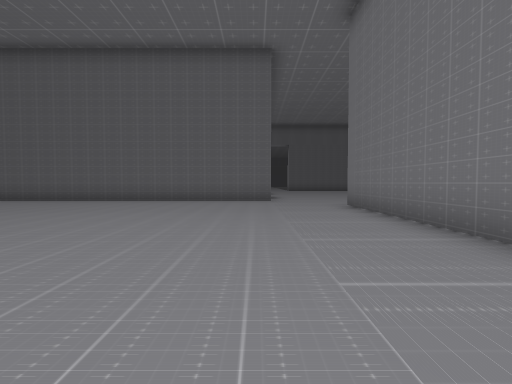
view 1 (above)

20 first-person views from a walk through a 3-D level made in the Unity game engine. The camera is 1.2 m above the floor, tilts 2° down and sees 90° across. The floor is counted in squares, 2 m on a side. Each view is taken from the middle of a square. On the plan, view 1 faces up. The plan holds only what a view shows up to about 9 squares ahead; the rest is blank. The place goes on beyond the plan.

view 2
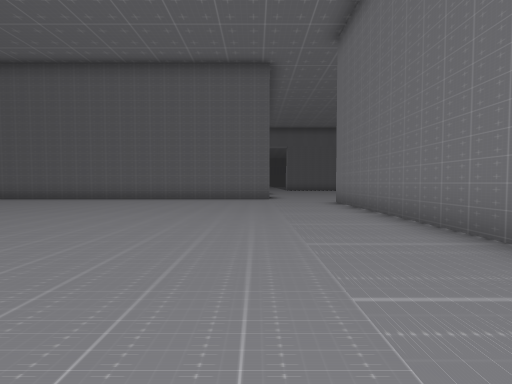

view 3
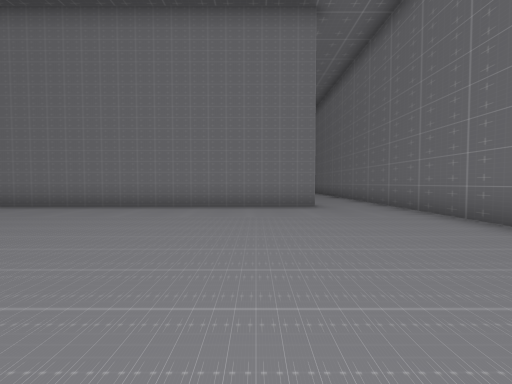

view 4
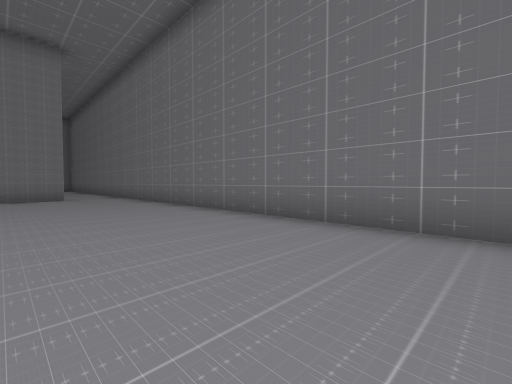

view 5
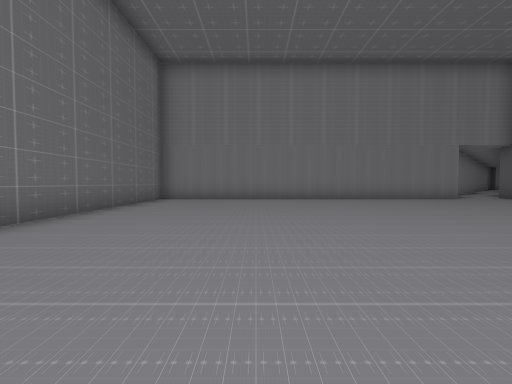

view 6
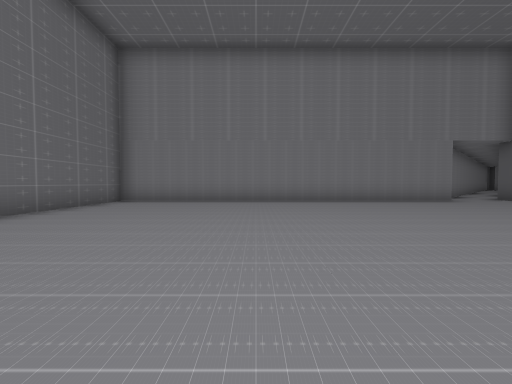

view 7
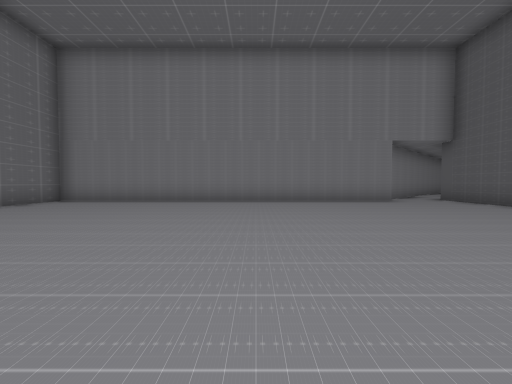

view 8
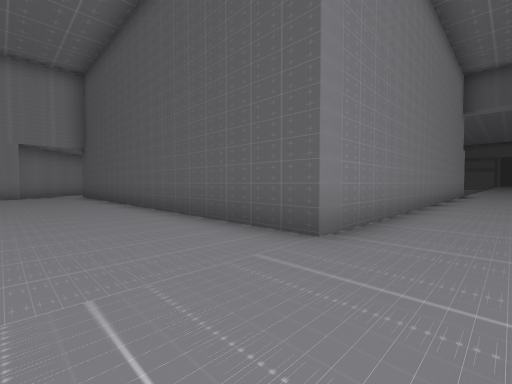

view 9
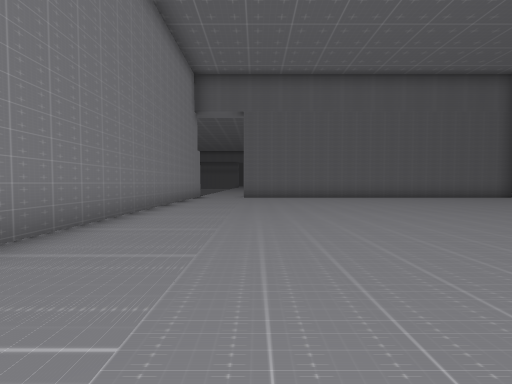

view 10
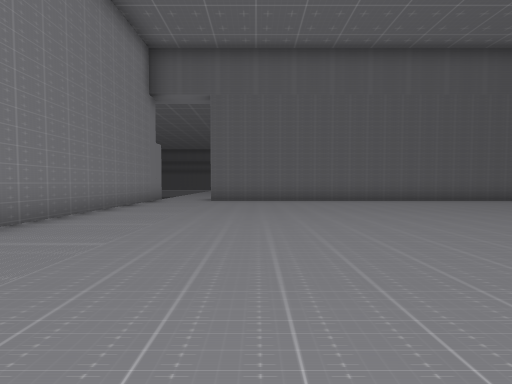

view 11
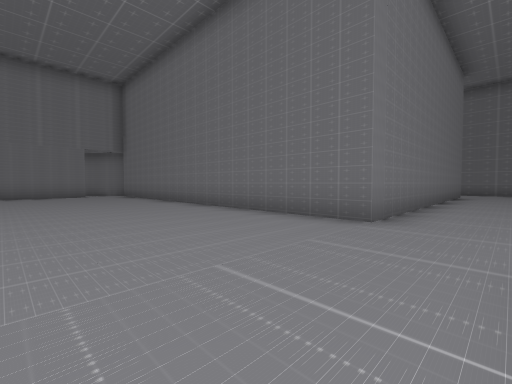

view 12
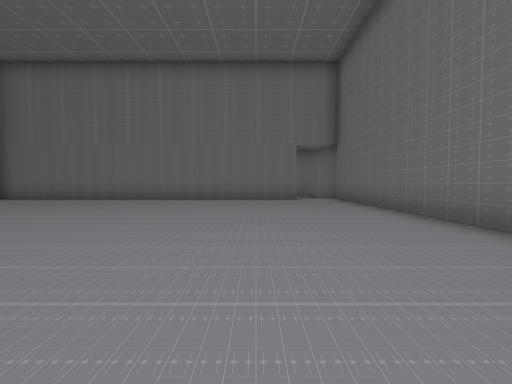

view 13
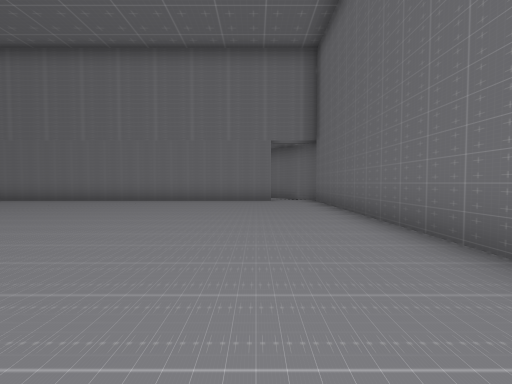

view 14
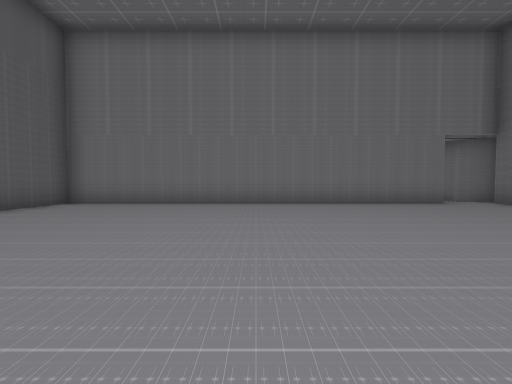

view 15
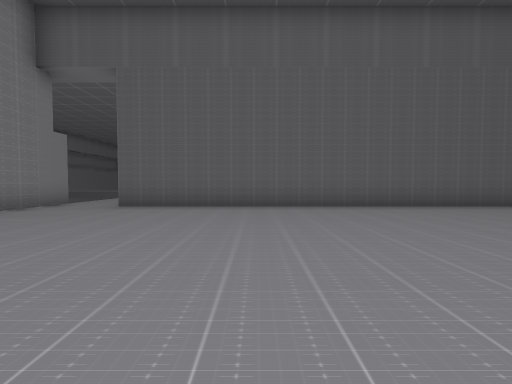

view 16
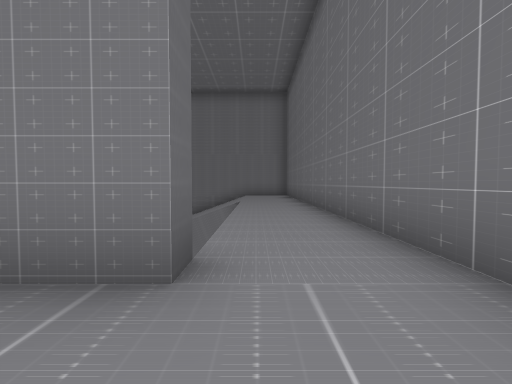

view 17
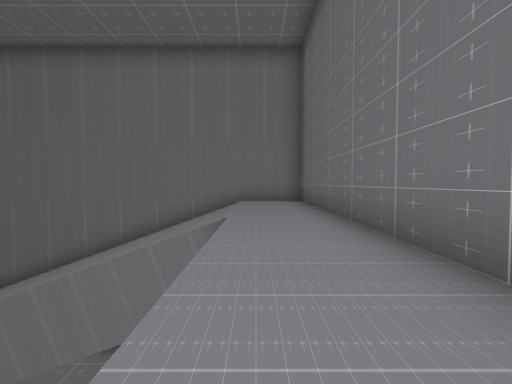

view 18
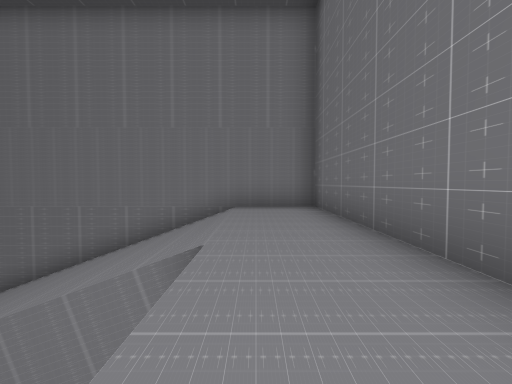

view 19
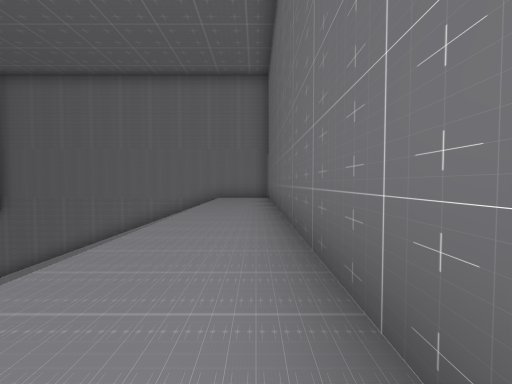

view 20
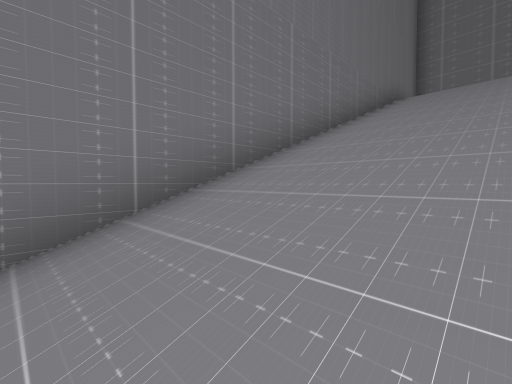

### Floor plan
Key: @ floor where view 1 was taken; # wall or solid block; . floor; / step, stairs or slope.
Columns run from 11 left of view 1 to 14 right of it. Each row starts with its distance up from view 1.
 21             ..
 20            #..############
 19            #.............#
 18            #.............#
 17            #.............#
 16            #.............#
 15            #.............#
 14            #.............#
 13            #.............#
 12            #.............#
 11            #.............#
 10            #.............#
  9 ############.............#
  8 .........................#
  7 ..............#######////#
  6 #.............#       ///#
  5 #.............#       ///#
  4 #.............#       ///#
  3 #.............#       ///#
  2 #.............#      ////#
  1 #.............#      ////#
  0 #..........@..#      ////#
 -1 #.............#      ////#
 -2 #.............#      ////#
 -3 #........................#
 -4 #........................#
 -5 ##########################

Where each view was taken, in squares from view 1:
view 1: 0 up, 0 right, facing up
view 2: 1 down, 0 right, facing up
view 3: 1 down, 4 left, facing right
view 4: 1 down, 8 left, facing down-right
view 5: 1 down, 1 left, facing left
view 6: 0 up, 2 left, facing left
view 7: 2 up, 2 left, facing left
view 8: 6 up, 2 right, facing up-left
view 9: 9 up, 3 right, facing up
view 10: 11 up, 4 right, facing up
view 11: 11 up, 1 right, facing down-right
view 12: 10 up, 4 right, facing right
view 13: 9 up, 5 right, facing right
view 14: 14 up, 6 right, facing right
view 15: 13 up, 6 right, facing up
view 16: 3 down, 1 right, facing right
view 17: 3 down, 5 right, facing right
view 18: 3 down, 7 right, facing right
view 19: 4 down, 3 right, facing right
view 20: 6 up, 11 right, facing down-right
